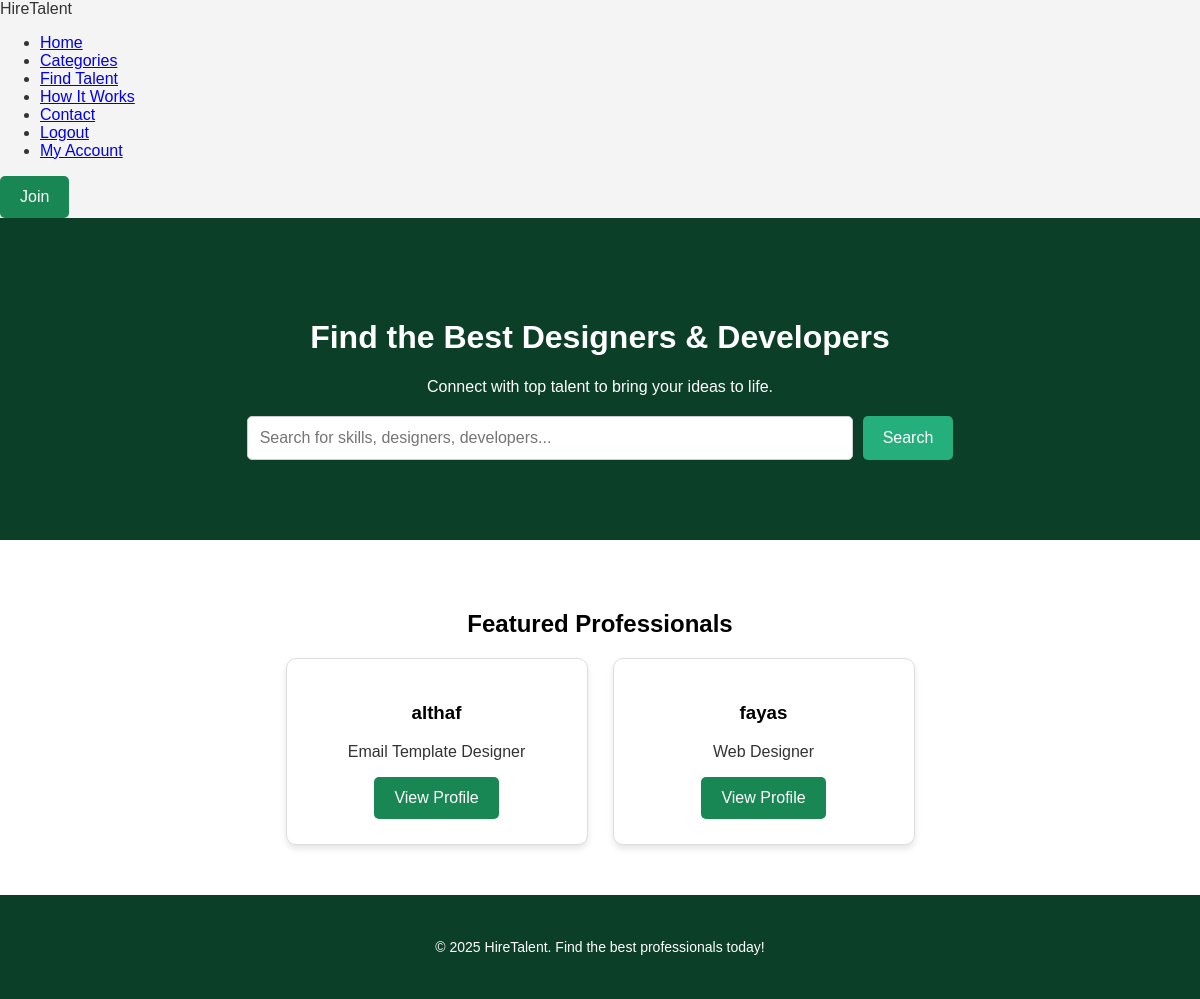
Before: / with the older database file.
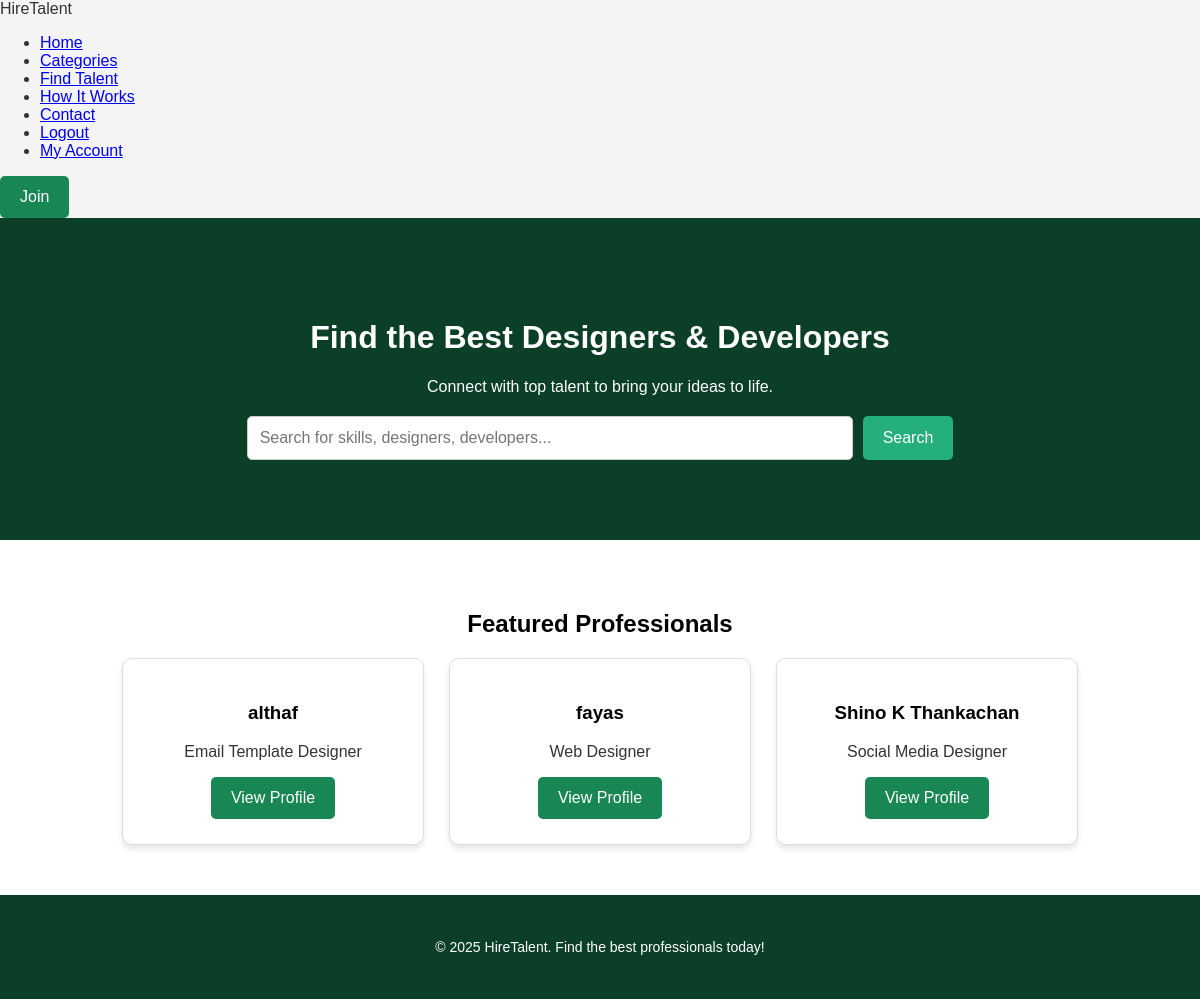
After: the same page with the newer database file.
### app/models.py (models this page shows, shortened)
class Freelancer(models.Model):
    CATEGORY_CHOICES = [
        ("UI/UX & Web Designers", "UI/UX & Web Designers"),
        ("Graphic & Visual Designers", "Graphic & Visual Designers"),
        ("Digital & Marketing Designers", "Digital & Marketing Designers"),
        ("Multimedia & Video Designers", "Multimedia & Video Designers"),
        ("Industrial & Product Designers", "Industrial & Product Designers"),
    ]
    name = models.CharField(max_length=255)
    email = models.EmailField(unique=True)
    category = models.CharField(max_length=50, choices=CATEGORY_CHOICES)
    subcategory = models.ForeignKey(SubCategory, on_delete=models.CASCADE, related_name='freelancers')
    portfolio_url = models.URLField(blank=True, null=True)
    bio = models.TextField()
    created_at = models.DateTimeField(auto_now_add=True)

class SubCategory(models.Model):
    category = models.ForeignKey(Category, on_delete=models.CASCADE, related_name='subcategories')
    name = models.CharField(max_length=255)
    def __str__(self):
        return self.name

### app/views.py (the view)
# urls.py: path('', views.home, name='home'),
def home(request):
    freelancers = Freelancer.objects.all()
    return render(request,'home.html',{'freelancers': freelancers})

### templates/home.html (shortened to what this page needs)
<!DOCTYPE html>
<html lang="en">
<head>
  {% load static %}
  <link rel="stylesheet" href="{% static 'css/home.css' %}">
</head>
<body>
  <nav class="navbar">
    <div class="logo">HireTalent</div>
    <ul class="nav-links">
      <li><a href="#">Home</a></li>
      <li><a href="{% url 'categories' %}">Categories</a></li>
      <li><a href="#">Find Talent</a></li>
      <li><a href="{% url 'how_it_works' %}">How It Works</a></li>
      <li><a href="{% url 'contact' %}">Contact</a></li>
      <li><a href="{% url 'logout' %}">Logout</a></li>
      <li><a href="{% url 'my_account' %}">My Account</a></li>
    </ul>
    <a href="{% url 'join' %}"><button class="join-btn">Join</button></a>
  </nav>
  <header class="hero">
    <h1>Find the Best Designers & Developers</h1>
    <p>Connect with top talent to bring your ideas to life.</p>
    <div class="search-bar">
      <input type="text" id="searchInput" placeholder="Search for skills, designers, developers...">
      <button id="searchButton">Search</button>
    </div>
  </header>
<section class="featured">
  <h2>Featured Professionals</h2>
  <div class="profiles">
      {% for freelancer in freelancers %}
      <div class="profile">
          <h3>{{ freelancer.name }}</h3>
          <p>{{ freelancer.subcategory }}</p>
          <a href="{% url 'profile' freelancer.id %}"><button>View Profile</button></a>
      </div>
      {% empty %}
      <p>No freelancers found.</p>
      {% endfor %}
  </div>
</section>
  <footer>
    <p>&copy; 2025 HireTalent. Find the best professionals today!</p>
  </footer>
</body>
</html>

Changed rows visible on the page:
added Freelancer: name "Shino K Thankachan", subcategory "Social Media Designer"
